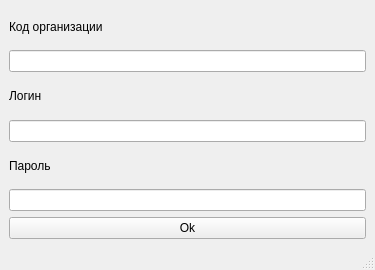
<?xml version="1.0" encoding="UTF-8"?>
<ui version="4.0">
 <class>MainWindow</class>
 <widget class="QMainWindow" name="MainWindow">
  <property name="geometry">
   <rect>
    <x>0</x>
    <y>0</y>
    <width>375</width>
    <height>270</height>
   </rect>
  </property>
  <property name="windowTitle">
   <string>MainWindow</string>
  </property>
  <widget class="QWidget" name="centralwidget">
   <layout class="QGridLayout" name="gridLayout">
    <item row="2" column="0">
     <widget class="QLabel" name="label_2">
      <property name="text">
       <string>Логин</string>
      </property>
     </widget>
    </item>
    <item row="5" column="0">
     <widget class="QLineEdit" name="password">
      <property name="inputMethodHints">
       <set>Qt::ImhNone</set>
      </property>
     </widget>
    </item>
    <item row="4" column="0">
     <widget class="QLabel" name="label">
      <property name="text">
       <string>Пароль</string>
      </property>
     </widget>
    </item>
    <item row="1" column="0">
     <widget class="QLineEdit" name="codeOrg"/>
    </item>
    <item row="3" column="0">
     <widget class="QLineEdit" name="login"/>
    </item>
    <item row="6" column="0">
     <widget class="QPushButton" name="push">
      <property name="text">
       <string>Ok</string>
      </property>
     </widget>
    </item>
    <item row="0" column="0">
     <widget class="QLabel" name="label_3">
      <property name="text">
       <string>Код организации</string>
      </property>
     </widget>
    </item>
   </layout>
  </widget>
  <widget class="QMenuBar" name="menubar">
   <property name="geometry">
    <rect>
     <x>0</x>
     <y>0</y>
     <width>375</width>
     <height>24</height>
    </rect>
   </property>
  </widget>
  <widget class="QStatusBar" name="statusbar"/>
 </widget>
 <resources/>
 <connections/>
</ui>
